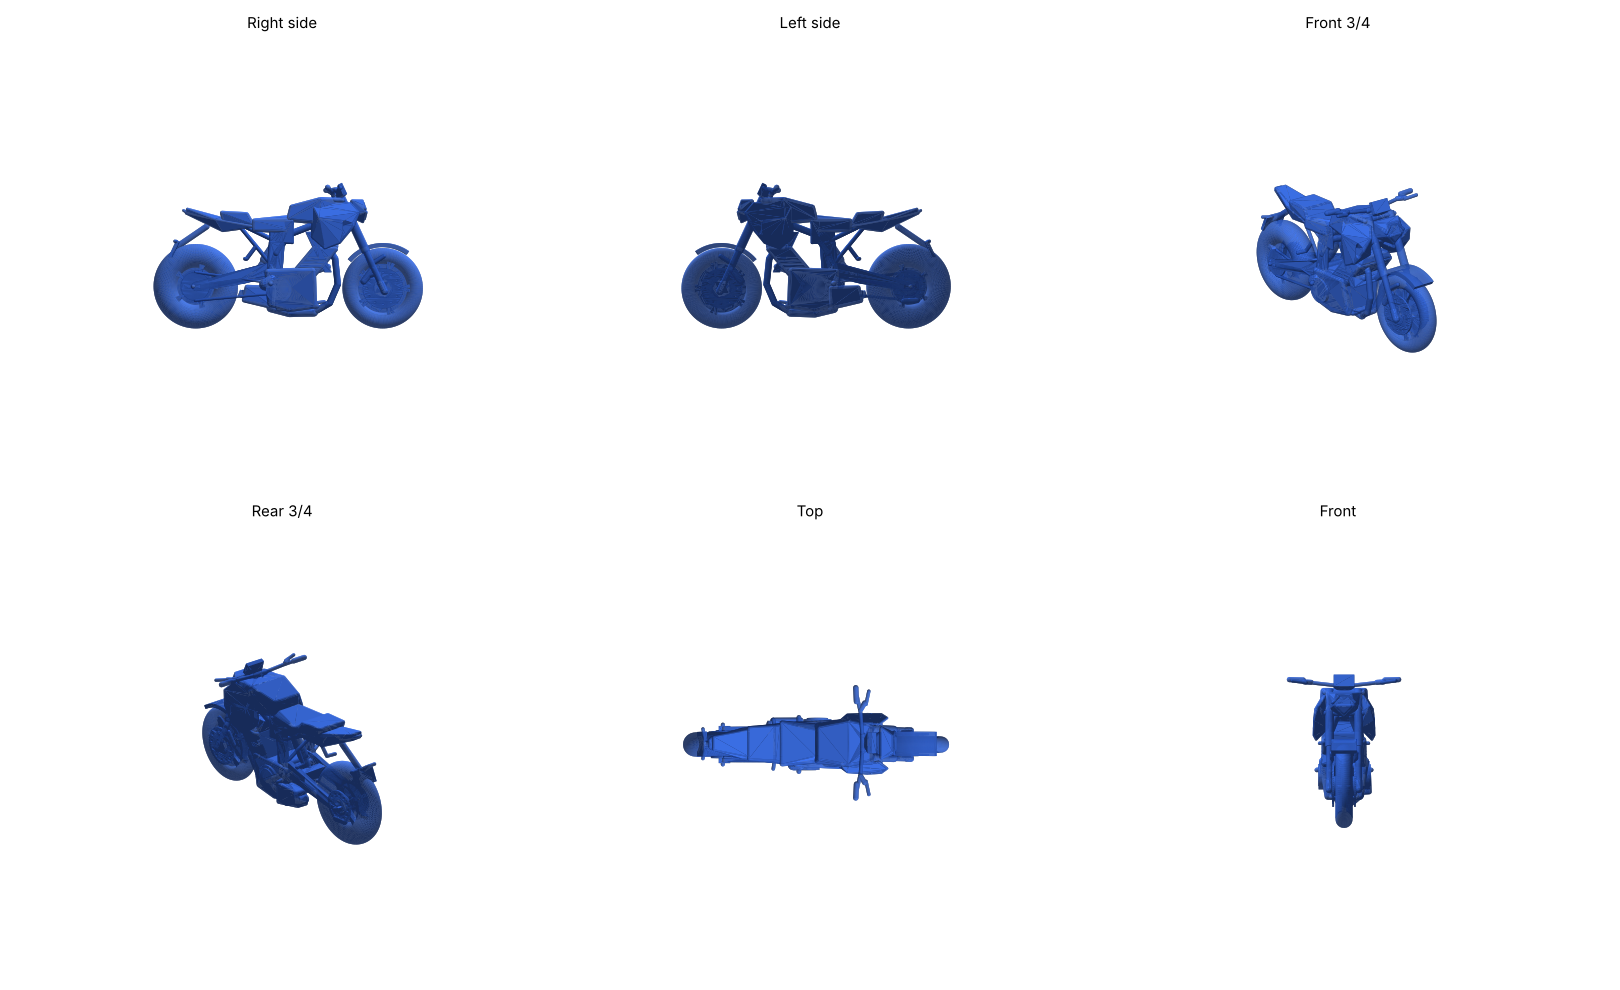

Generate this figure with Python:
"""Quick shaded multi-view render of a Manifold using matplotlib."""
import matplotlib

matplotlib.use("Agg")
import matplotlib.pyplot as plt
import numpy as np
from mpl_toolkits.mplot3d.art3d import Poly3DCollection

VIEWS = [("Right side", 0, -90), ("Left side", 0, 90), ("Front 3/4", 20, -40),
         ("Rear 3/4", 25, 140), ("Top", 89, -90), ("Front", 5, 0)]


def render(m, path, views=VIEWS, size=(18, 11), grid=(2, 3)):
    mesh = m.to_mesh()
    v = np.asarray(mesh.vert_properties)[:, :3]
    tri = v[np.asarray(mesh.tri_verts)]
    n = np.cross(tri[:, 1] - tri[:, 0], tri[:, 2] - tri[:, 0])
    n /= np.maximum(np.linalg.norm(n, axis=1, keepdims=True), 1e-12)
    light = np.array([0.4, -0.5, 0.75])
    light /= np.linalg.norm(light)
    shade = 0.35 + 0.65 * np.clip(n @ light, 0, 1)
    base = np.array([0.16, 0.30, 0.62])  # Icon Blue-ish
    colors = np.clip(base[None, :] * shade[:, None] * 1.6, 0, 1)

    lo, hi = v.min(0), v.max(0)
    mid, span = (lo + hi) / 2, (hi - lo).max() / 2
    fig = plt.figure(figsize=size, facecolor="white")
    for i, (title, elev, azim) in enumerate(views):
        ax = fig.add_subplot(*grid, i + 1, projection="3d")
        ax.add_collection3d(Poly3DCollection(tri, facecolors=colors, linewidths=0))
        for setlim, c in zip((ax.set_xlim, ax.set_ylim, ax.set_zlim), mid):
            setlim(c - span, c + span)
        ax.set_box_aspect((1, 1, 1))
        ax.view_init(elev, azim)
        ax.set_axis_off()
        ax.set_title(title)
    plt.tight_layout()
    plt.savefig(path, dpi=90)
    plt.close(fig)
